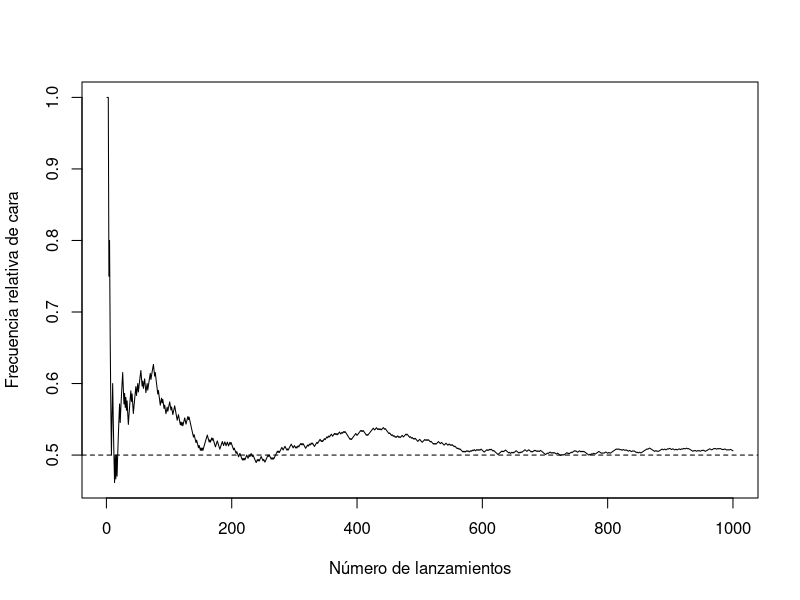

Write the R code that produced this figure.
## ---- chunk 1
set.seed(123)
n <- 1000
lanzamientos <- sample(c("cara", "cruz"), n, replace = TRUE)
mean(lanzamientos == "cara")
## ---- chunk 2
frecuencia <- cumsum(lanzamientos == "cara") / seq_len(n)
plot(frecuencia, type = "l",
     xlab = "Número de lanzamientos",
     ylab = "Frecuencia relativa de cara")
abline(h = 0.5, lty = 2)
